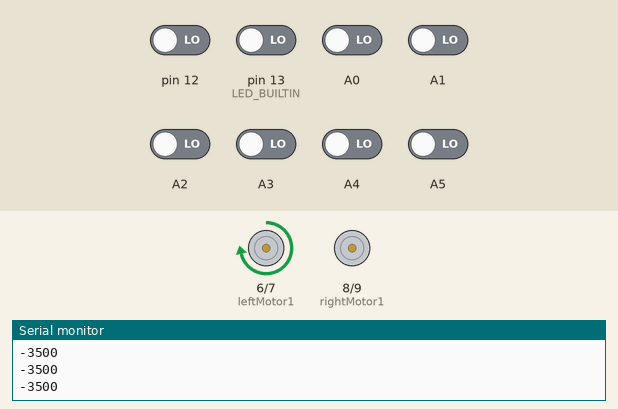
Bench run of a sketch on a simulated Arduino Uno, built with avr-gcc and run on an emulated ATmega328P. Parts: motor-driver pin pairs drawn as motors (green arrow = first pin HIGH = forward, orange = second pin HIGH = backward, longer = more drive, scaled by the enable pin), the last lines printed to the serial monitor. The test bench sets the inputs (shaded band); at power-on: A0–5, pin 12, pin 13 (LED_BUILTIN) LOW.

Above: at 15.2 s.
15.3 s: pin 12 driven HIGH
At 16.5 s:
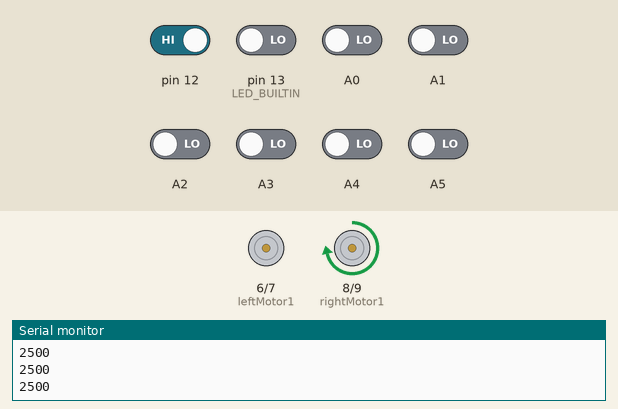
16.8 s: A0 driven HIGH
At 18.0 s:
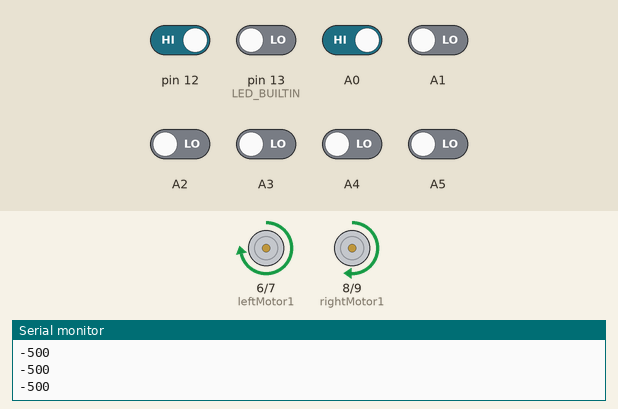
18.3 s: pin 13 (LED_BUILTIN) driven HIGH
At 19.2 s:
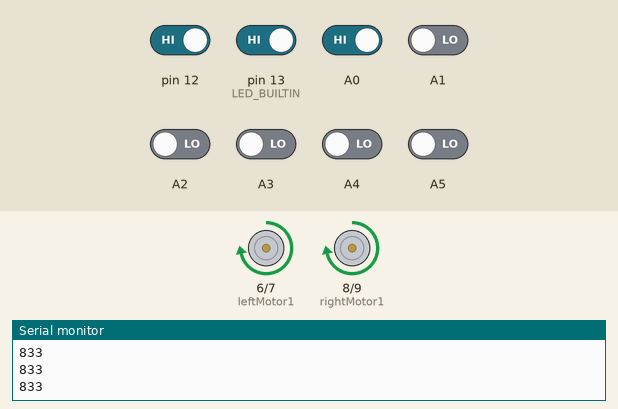
19.8 s: A1 driven HIGH
At 20.1 s:
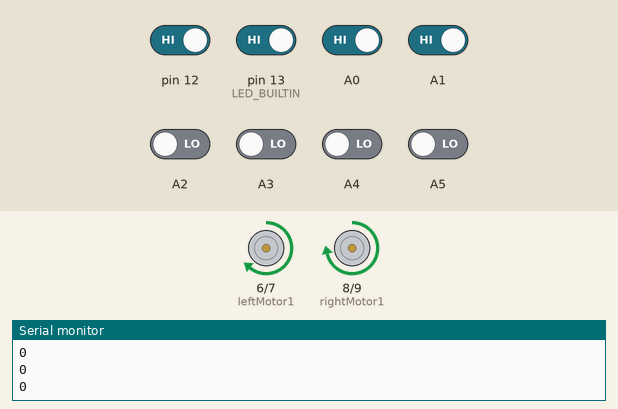
21.3 s: A5 driven HIGH
At 22.5 s:
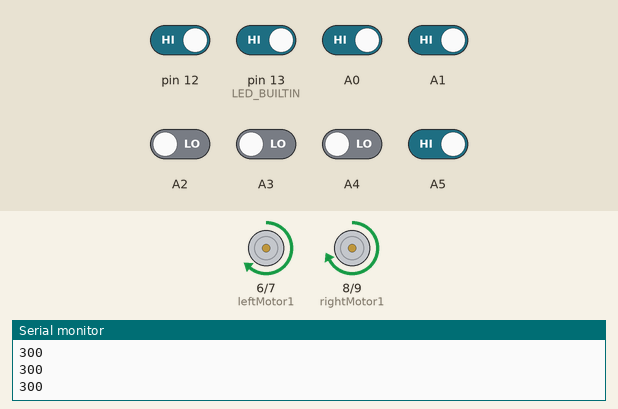
22.8 s: A4 driven HIGH
At 23.7 s:
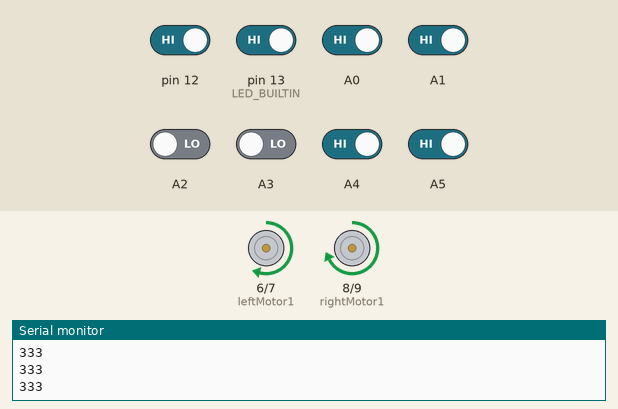
Timing chart, 0 to 25.3 s (numbered marks = the images above; inputs shaded):
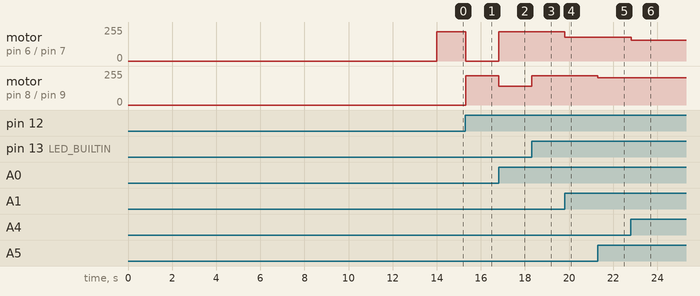

The sketch:

Code.ino
```cpp
#include <QTRSensors.h>
#define Kp 0.08// start with this slowly by increasing from 1. If at 1 it oveshoots decrease the value
#define Kd 3 // adjust this for varying speeds to reduce woobling
#define Ki 0
#define rightMaxSpeed 220 // max speed of the robot
#define leftMaxSpeed 220 // max speed of the robot
#define rightBaseSpeed 180 // this is the speed at which the motors should spin when the robot is perfectly on the line
#define leftBaseSpeed 180 // this is the speed at which the motors should spin when the robot is perfectly on the line
#define rightMotor1 8
#define rightMotor2 9
#define rightMotorPWM 10
#define leftMotor1 6
#define leftMotor2 7
#define leftMotorPWM 5

QTRSensors qtr;
const uint8_t SensorCount = 8;
uint16_t sensorValues[SensorCount];
void setup()
{
pinMode(rightMotor1, OUTPUT);
pinMode(rightMotor2, OUTPUT);
pinMode(rightMotorPWM, OUTPUT);
pinMode(leftMotor1, OUTPUT);
pinMode(leftMotor2, OUTPUT);
pinMode(leftMotorPWM, OUTPUT);
qtr.setTypeRC();
qtr.setSensorPins((const uint8_t[]){A0,A1,A2,A3,A4,A5,12,13}, SensorCount);
//qtr.setEmitterPin(2);
// 2.5 ms RC read timeout (default) * 10 reads per calibrate() call
// = ~25 ms per calibrate() call.
// Call calibrate() 400 times to make calibration take about 10 seconds.
for (uint16_t i = 0; i < 400; i++)
{
qtr.calibrate();
}
digitalWrite(LED_BUILTIN, LOW);
Serial.begin(9600);
delay(4000); // wait for 4s to position the bot before entering the main loop
}
int lastError = 0;
int I=0;
int P;
int D;
void loop()
{
uint16_t position = qtr.readLineBlack(sensorValues);
int error = position - 3500;
Serial.println(error);
P = error;
D = error - lastError;
I = I+P;
int PIDvalue = (Kp * P)+(Kd *D)+ (Ki *I) ;
lastError = error;
int rightMotorSpeed= rightBaseSpeed + PIDvalue;
int leftMotorSpeed = leftBaseSpeed - PIDvalue;
if (rightMotorSpeed > rightMaxSpeed ) rightMotorSpeed = rightMaxSpeed; // prevent the motor from going beyond max speed
if (leftMotorSpeed > leftMaxSpeed ) leftMotorSpeed = leftMaxSpeed; // prevent the motor from going beyond max speed
if (rightMotorSpeed < 0) rightMotorSpeed = 0; // keep the motor speed positive
if (leftMotorSpeed < 0) leftMotorSpeed = 0; // keep the motor speed positive
{
digitalWrite(rightMotor1, HIGH);
digitalWrite(rightMotor2, LOW);
analogWrite(rightMotorPWM, rightMotorSpeed);
digitalWrite(leftMotor1, HIGH);
digitalWrite(leftMotor2, LOW);
analogWrite(leftMotorPWM, leftMotorSpeed);
}
}
```

Measured:
- after the input at 15.3 s, motor on pin 6 (leftMotor1) / pin 7 (leftMotor2): forward 220/255 → stopped at once; motor on pin 8 (rightMotor1) / pin 9 (rightMotor2): stopped → forward 220/255 at once
- after the input at 16.8 s, motor on pin 6 (leftMotor1) / pin 7 (leftMotor2): stopped → forward 220/255 at once; motor on pin 8 (rightMotor1) / pin 9 (rightMotor2): forward 220/255 → forward 140/255 at once
- after the input at 18.3 s, motor on pin 8 (rightMotor1) / pin 9 (rightMotor2): forward 140/255 → forward 220/255 at once
- after the input at 19.8 s, motor on pin 6 (leftMotor1) / pin 7 (leftMotor2): forward 220/255 → forward 180/255 at once
- after the input at 21.3 s, motor on pin 8 (rightMotor1) / pin 9 (rightMotor2): forward 220/255 → forward 204/255 at once
- after the input at 22.8 s, motor on pin 6 (leftMotor1) / pin 7 (leftMotor2): forward 180/255 → forward 154/255 at once; motor on pin 8 (rightMotor1) / pin 9 (rightMotor2): forward 204/255 → forward 206/255 at once
